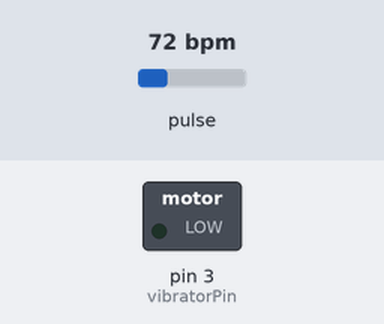
Bench run of a sketch on a simulated Arduino Uno, built with avr-gcc and run on an emulated ATmega328P. Shown: switched loads named in the sketch (green lamp = pin HIGH). Dashed ring = blinking. The test bench sets the inputs (shaded band); at power-on: pulse 72 bpm.

Above: at 1.2 s.
1.3 s: pulse set to 42 bpm
3.7 s: pulse set to 100 bpm
Timing chart, 0 to 12.7 s (numbered marks = the images above; inputs shaded):
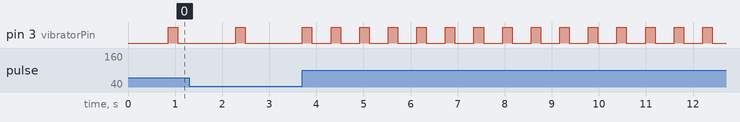

Measured:
- after the input at 3.7 s, pin 3 (vibratorPin): alternates HIGH for 0.20 s and LOW for 0.40 s, starting after 0.61 s

The sketch:

PulseSensor_BPM_Alternative.ino
```cpp
// (licence header left out)
/*
   Every Sketch that uses the PulseSensor Playground must
   define USE_ARDUINO_INTERRUPTS before including PulseSensorPlayground.h.
   Here, #define USE_ARDUINO_INTERRUPTS false tells the library to
   not use interrupts to read data from the PulseSensor.

   If you want to use interrupts, simply change the line below
   to read:
     #define USE_ARDUINO_INTERRUPTS true

   Set US_PS_INTERRUPTS to false if either
   1) Your Arduino platform's interrupts aren't yet supported
   by PulseSensor Playground, or
   2) You don't wish to use interrupts because of the side effects.

   NOTE: if US_PS_INTERRUPTS is false, your Sketch must
   call pulse.sawNewSample() at least once every 2 milliseconds
   to accurately read the PulseSensor signal.
*/
#define USE_ARDUINO_INTERRUPTS false
#include <PulseSensorPlayground.h>

/*
   The format of our output.

   Set this to PROCESSING_VISUALIZER if you're going to run
    the Processing Visualizer Sketch.
    See https://github.com/WorldFamousElectronics/PulseSensor_Amped_Processing_Visualizer

   Set this to SERIAL_PLOTTER if you're going to run
    the Arduino IDE's Serial Plotter.
*/
const int OUTPUT_TYPE = SERIAL_PLOTTER;

/*
   Pinout:
     PULSE_INPUT = Analog Input. Connected to the pulse sensor
      purple (signal) wire.
     PULSE_BLINK = digital Output. Connected to an LED (and 220 ohm resistor)
      that will flash on each detected pulse.
     PULSE_FADE = digital Output. PWM pin onnected to an LED (and resistor)
      that will smoothly fade with each pulse.
      NOTE: PULSE_FADE must be a pin that supports PWM.
       If USE_INTERRUPTS is true, Do not use pin 9 or 10 for PULSE_FADE,
       because those pins' PWM interferes with the sample timer.
*/
const int PULSE_INPUT = A0;
const int PULSE_BLINK = LED_BUILTIN;    // Pin 13 is the on-board LED
const int PULSE_FADE = 5;
const int THRESHOLD = 520;   // Adjust this number to avoid noise when idle
const int vibratorPin = 3;
int spikeTime = 0;
bool spikeOn = false;

/*
   samplesUntilReport = the number of samples remaining to read
   until we want to report a sample over the serial connection.

   We want to report a sample value over the serial port
   only once every 20 milliseconds (10 samples) to avoid
   doing Serial output faster than the Arduino can send.
*/
byte samplesUntilReport;
const byte SAMPLES_PER_SERIAL_SAMPLE = 10;

/*
   All the PulseSensor Playground functions.
*/
PulseSensorPlayground pulseSensor;

void setup() {
  /*
     Use 115200 baud because that's what the Processing Sketch expects to read,
     and because that speed provides about 11 bytes per millisecond.

     If we used a slower baud rate, we'd likely write bytes faster than
     they can be transmitted, which would mess up the timing
     of readSensor() calls, which would make the pulse measurement
     not work properly.
  */
  Serial.begin(115200);

  pinMode(vibratorPin, OUTPUT);

  // Configure the PulseSensor manager.
  pulseSensor.analogInput(PULSE_INPUT);

  pulseSensor.setSerial(Serial);
  pulseSensor.setOutputType(OUTPUT_TYPE);
  pulseSensor.setThreshold(THRESHOLD);

  // Skip the first SAMPLES_PER_SERIAL_SAMPLE in the loop().
  samplesUntilReport = SAMPLES_PER_SERIAL_SAMPLE;

  // Now that everything is ready, start reading the PulseSensor signal.
  if (!pulseSensor.begin()) {
    /*
       PulseSensor initialization failed,
       likely because our Arduino platform interrupts
       aren't supported yet.

       If your Sketch hangs here, try changing USE_PS_INTERRUPT to false.
    */
    for(;;) {
      // Flash the led to show things didn't work.
      digitalWrite(PULSE_BLINK, LOW);
      delay(50);
      digitalWrite(PULSE_BLINK, HIGH);
      delay(50);
    }
  }
}

void loop() {

  /*
     See if a sample is ready from the PulseSensor.

     If USE_INTERRUPTS is true, the PulseSensor Playground
     will automatically read and process samples from
     the PulseSensor.

     If USE_INTERRUPTS is false, this call to sawNewSample()
     will, if enough time has passed, read and process a
     sample (analog voltage) from the PulseSensor.
  */
  if (pulseSensor.sawNewSample()) {
    /*
       Every so often, send the latest Sample.
       We don't print every sample, because our baud rate
       won't support that much I/O.
    */
    if (--samplesUntilReport == (byte) 0) {
      samplesUntilReport = SAMPLES_PER_SERIAL_SAMPLE;

      //pulseSensor.outputSample();

      /*
         At about the beginning of every heartbeat,
         report the heart rate and inter-beat-interval.
      */
      if (pulseSensor.sawStartOfBeat()) {
        digitalWrite(vibratorPin, HIGH);
        spikeTime = millis();
        spikeOn = true;
      }

      if(spikeOn && (millis() - spikeTime > 200)) {
        digitalWrite(vibratorPin, LOW);
        spikeOn = false;
        spikeTime = 0;
      }
      //if(pulseSensor.isInsideBeat() == false){
      //  digitalWrite(vibratorPin, LOW);
      //}
    }

    /*******
      Here is a good place to add code that could take up
      to a millisecond or so to run.
    *******/
  }

  /******
     Don't add code here, because it could slow the sampling
     from the PulseSensor.
  ******/
}
```
